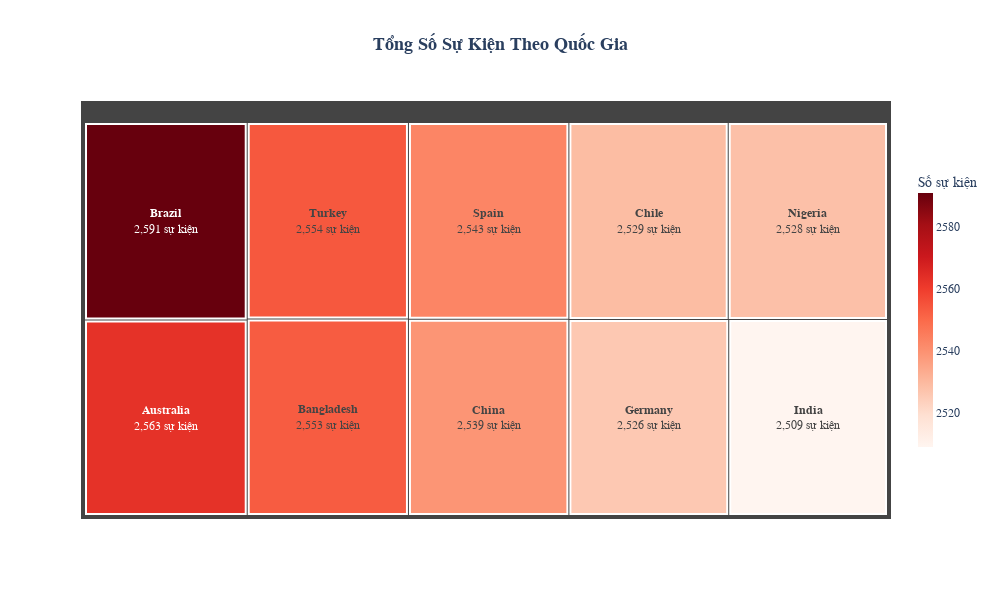
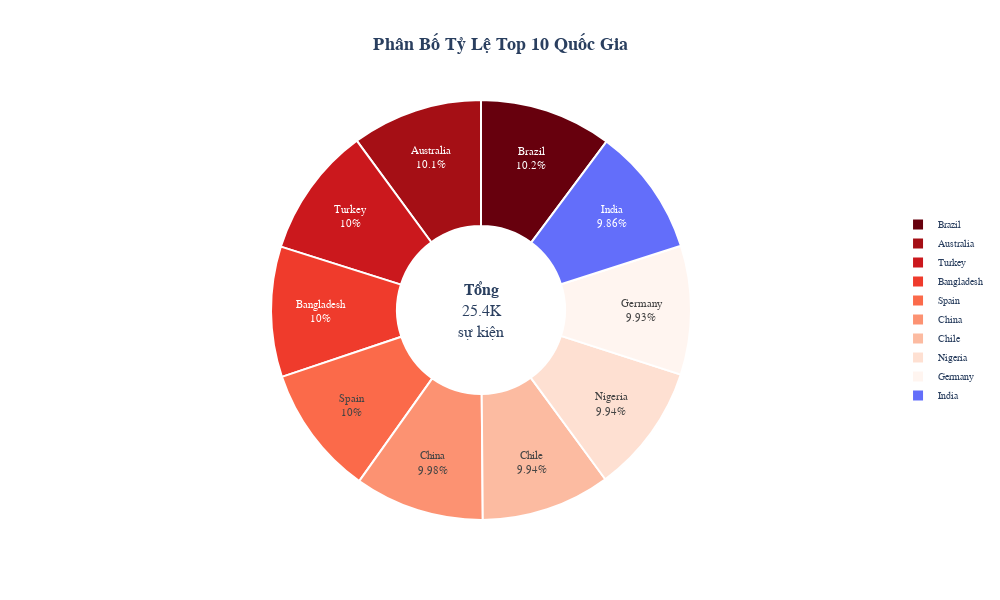

The code cell stored with these charts, in order, in its notebook:
### Markdown cell above
## 🏆 5. Top 10 Quốc Gia Bị Ảnh Hưởng Nhiều Nhất

### Code cell
# Import module top quốc gia
from visualization.components.top_countries import visualize_top_countries

# Tạo và hiển thị biểu đồ
fig1, fig2 = visualize_top_countries()
fig1.show(config={'displayModeBar': False})
fig2.show(config={'displayModeBar': False})

### Figure 1 — Plotly figure (JSON) as saved in the notebook; plotly's stock layout.template omitted (floating-point values rounded to 4 significant figures)
{"data": [{"branchvalues": "total", "customdata": [[2591.0], [2563.0], [2554.0], [2553.0], [2543.0], [2539.0], [2529.0], [2528.0], [2526.0], [2509.0]], "domain": {"x": [0, 1], "y": [0, 1]}, "hovertemplate": "<b>%{label}</b><br>Số sự kiện: %{value:,.0f}<br>Tỷ lệ: %{percentParent}<br><extra></extra>", "ids": ["Brazil", "Australia", "Turkey", "Bangladesh", "Spain", "China", "Chile", "Nigeria", "Germany", "India"], "labels": ["Brazil", "Australia", "Turkey", "Bangladesh", "Spain", "China", "Chile", "Nigeria", "Germany", "India"], "marker": {"coloraxis": "coloraxis", "colors": [2591.0, 2563.0, 2554.0, 2553.0, 2543.0, 2539.0, 2529.0, 2528.0, 2526.0, 2509.0], "line": {"color": "white", "width": 2}}, "name": "", "parents": ["", "", "", "", "", "", "", "", "", ""], "textposition": "middle center", "texttemplate": "<b>%{label}</b><br>%{value:,.0f} sự kiện", "type": "treemap", "values": [2591.0, 2563.0, 2554.0, 2553.0, 2543.0, 2539.0, 2529.0, 2528.0, 2526.0, 2509.0]}], "layout": {"coloraxis": {"colorbar": {"len": 0.7, "thickness": 15, "title": {"text": "Số sự kiện"}}, "colorscale": [[0, "rgb(255,245,240)"], [0.125, "rgb(254,224,210)"], [0.25, "rgb(252,187,161)"], [0.375, "rgb(252,146,114)"], [0.5, "rgb(251,106,74)"], [0.625, "rgb(239,59,44)"], [0.75, "rgb(203,24,29)"], [0.875, "rgb(165,15,21)"], [1, "rgb(103,0,13)"]]}, "font": {"family": "Arial", "size": 12}, "height": 600, "legend": {"tracegroupgap": 0}, "paper_bgcolor": "#FFFFFF", "title": {"font": {"size": 18, "weight": "bold"}, "text": "Tổng Số Sự Kiện Theo Quốc Gia", "x": 0.5, "xanchor": "center"}, "width": 1000}}

### Figure 2 — Plotly figure (JSON) as saved in the notebook; plotly's stock layout.template omitted (floating-point values rounded to 4 significant figures)
{"data": [{"hole": 0.4, "hovertemplate": "<b>%{label}</b><br>Số sự kiện: %{value:,.0f}<br>Tỷ lệ: %{percent}<br><extra></extra>", "labels": ["Brazil", "Australia", "Turkey", "Bangladesh", "Spain", "China", "Chile", "Nigeria", "Germany", "India"], "marker": {"colors": ["rgb(103,0,13)", "rgb(165,15,21)", "rgb(203,24,29)", "rgb(239,59,44)", "rgb(251,106,74)", "rgb(252,146,114)", "rgb(252,187,161)", "rgb(254,224,210)", "rgb(255,245,240)"], "line": {"color": "white", "width": 2}}, "textposition": "auto", "texttemplate": "%{label}<br>%{percent}", "type": "pie", "values": [2591, 2563, 2554, 2553, 2543, 2539, 2529, 2528, 2526, 2509]}], "layout": {"annotations": [{"font": {"family": "Arial", "size": 16}, "showarrow": false, "text": "<b>Tổng</b><br>25.4K<br>sự kiện", "x": 0.5, "y": 0.5}], "font": {"family": "Arial", "size": 11}, "height": 600, "legend": {"font": {"size": 10}, "orientation": "v", "x": 1.02, "xanchor": "left", "y": 0.5, "yanchor": "middle"}, "paper_bgcolor": "#FFFFFF", "showlegend": true, "title": {"font": {"size": 18, "weight": "bold"}, "text": "Phân Bố Tỷ Lệ Top 10 Quốc Gia", "x": 0.5, "xanchor": "center"}, "width": 1000}}
